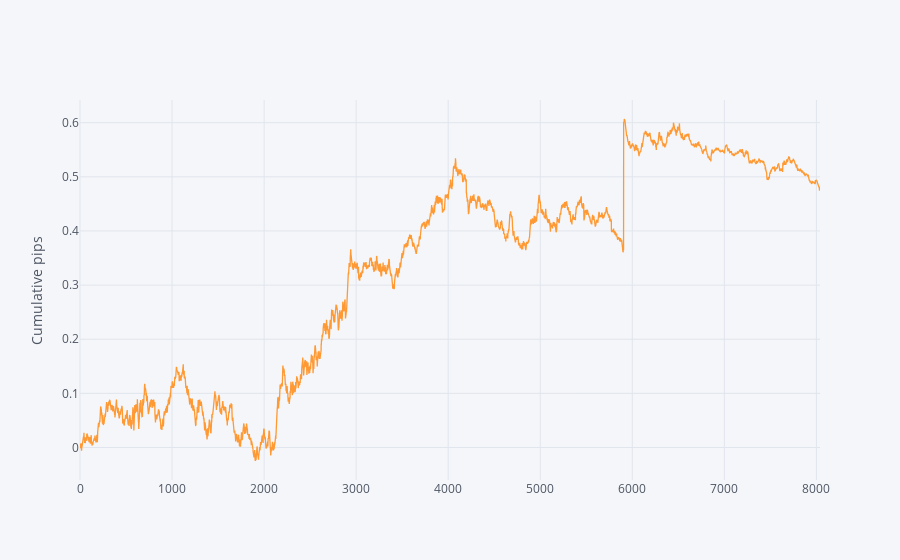

The code cell stored with this chart in its notebook:
### Code cell
test_y_predictions = model.predict(J)
df = pd.DataFrame(test_y_predictions)
df.columns = ['a', 'b']


m2['position'] = df['b']
#m2['position2'] = line_model_data['up']
m2['total_return'] =np.where((m2['position']>0.50) & (m2['target3']==1)  , m2['Returns2']-0.00006 ,0 )
m2['total_return2'] =np.where((m2['position']>0.50) & (m2['target3']==0), m2['Returns2'],+0.00006 )
m2['total_return4'] =np.where((m2['position']<0.50) & (m2['target3']==0) , m2['Returns2']-0.00006,0 )
m2['total_return6'] =np.where((m2['position']<0.50) & (m2['target3']==1) , m2['Returns2']+0.00006,0 )




m2['total_return_all']=m2['total_return4'] - m2['total_return6'] + m2['total_return'] - m2['total_return2'] 
#m2['total_return_all']=   (m2['total_return'] + m2['total_return2']) 

m2['strategy'] =  m2['total_return_all']
#m2['strategy'].sum()
#print(m2['position'])


m2.loc[J.index][['strategy']].cumsum().iplot(yTitle='Cumulative pips')

### Figure 1 — Plotly figure (JSON) as saved in the notebook; plotly's stock layout.template omitted (floating-point values rounded to 4 significant figures; data arrays with more than 128 entries replaced by an {"elided": "..."} marker saying what was removed)
{"data": [{"line": {"color": "rgba(255, 153, 51, 1.0)", "dash": "solid", "shape": "linear", "width": 1.3}, "mode": "lines", "name": "strategy", "text": "", "type": "scatter", "uid": "adab9a05-24f2-425f-b2fa-405f0aad3dfb", "x": {"elided": "8040 int values"}, "y": {"elided": "8040 float values"}}], "layout": {"legend": {"bgcolor": "#F5F6F9", "font": {"color": "#4D5663"}}, "paper_bgcolor": "#F5F6F9", "plot_bgcolor": "#F5F6F9", "title": {"font": {"color": "#4D5663"}}, "xaxis": {"gridcolor": "#E1E5ED", "showgrid": true, "tickfont": {"color": "#4D5663"}, "title": {"font": {"color": "#4D5663"}, "text": ""}, "zerolinecolor": "#E1E5ED"}, "yaxis": {"gridcolor": "#E1E5ED", "showgrid": true, "tickfont": {"color": "#4D5663"}, "title": {"font": {"color": "#4D5663"}, "text": "Cumulative pips"}, "zerolinecolor": "#E1E5ED"}}}
